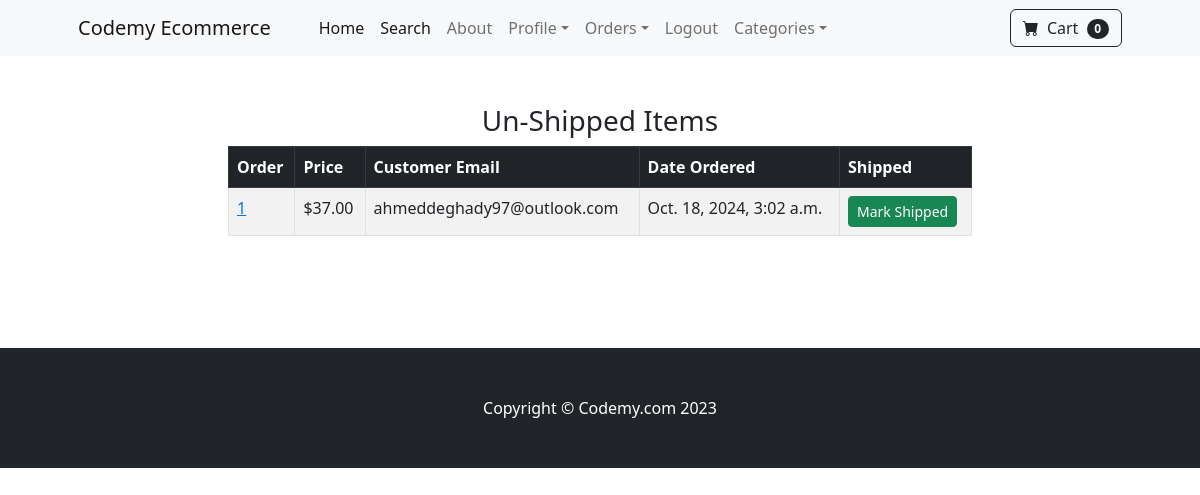
Page /payment/not_shipped_dash (signed in) on the committed database.
### payment/models.py (models this page shows, shortened)
class Order(models.Model):
	user = models.ForeignKey(User, on_delete=models.CASCADE, null=True, blank=True)
	full_name = models.CharField(max_length=250)
	email = models.EmailField(max_length=250)
	shipping_address = models.TextField(max_length=15000)
	amount_paid = models.DecimalField(max_digits=7, decimal_places=2)
	date_ordered = models.DateTimeField(auto_now_add=True)
	shipped = models.BooleanField(default=False)
	date_shipped = models.DateTimeField(blank=True, null=True)

### payment/views.py (the view, shortened to what this page needs)
# urls.py: path('not_shipped_dash', views.not_shipped_dash, name="not_shipped_dash"),
def not_shipped_dash(request):
	if request.user.is_authenticated and request.user.is_superuser:
		orders = Order.objects.filter(shipped=False)
		return render(request, "payment/not_shipped_dash.html", {"orders":orders})
	else:
		messages.success(request, "Access Denied")
		return redirect('home')

### cart/cart.py (called while the page is built)
	def __len__(self):
		return len(self.cart)

### cart/context_processors.py (called while the page is built)
def cart(request):
	return {'cart': Cart(request)}

### payment/templates/payment/not_shipped_dash.html (shortened to what this page needs)
{% extends 'base.html' %}
{% block content %}
        <div class="container">
        	<div class="row">
        		<center>
        			<div class="col-8">
        				<br/><br/>
<h3>Un-Shipped Items</h3>
<table class="table table-striped table-hover table-bordered">
  <thead class="table-dark">
    <tr>
      <th scope="col">Order</th>
      <th scope="col">Price</th>
      <th scope="col">Customer Email</th>
      <th scope="col">Date Ordered</th>
      <th scope="col">Shipped</th>
    </tr>
  </thead>
  <tbody>
  	{% for item in orders %}
    <tr>
      <td><a href="{% url 'orders' item.id %}">{{ item.id }}</a></td>
      <td>${{ item.amount_paid }}</td>
      <td>{{ item.email }}</td>
      <td>{{ item.date_ordered }}</td>
      <td>
        <form method="POST">
          <button type="Submit" class="btn btn-success btn-sm">Mark Shipped</button>
        </form>
      </td>
    </tr>
    {% endfor %}
  </tbody>
</table>
<br/><br/>
<br/><br/>
        			</div>
        		</center>
        	</div>
        </div>
{% endblock %}

### rows in the picture
Order: id "1", amount_paid "37.00", email "ahmeddeghady97@outlook.com", date_ordered "Oct. 18, 2024, 3:02 a.m."

### other values in the picture
{{ cart|length }} "0"
